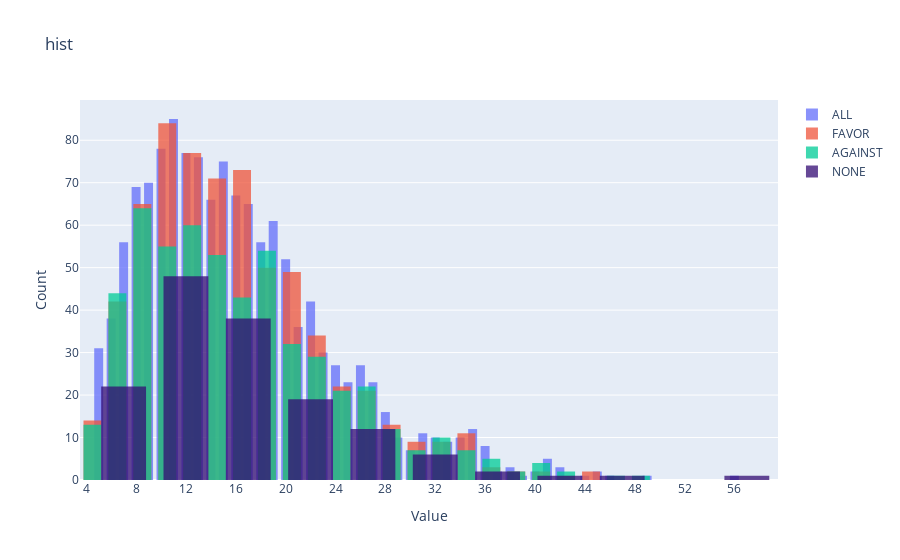

The notebook cell this image was saved under:
### Code cell
import plotly.graph_objects as go

fig = go.Figure()
fig.add_trace(
    go.Histogram(
        x = all_df,
        opacity=0.75,
        name="ALL"
    )
)
fig.add_trace(
    go.Histogram(
        x = pro_df,
        opacity=0.75,
        name="FAVOR"
    )
)
fig.add_trace(
    go.Histogram(
        x = against_df,
        opacity=0.75,
        name="AGAINST"
    )
)
fig.add_trace(
    go.Histogram(
        x = none_df,
        marker_color='#330C73',
        opacity=0.75,
        name="NONE"
    )
)

fig.update_layout(
    xaxis = dict(
        tick0 = 0,
        dtick = 4
    ),
)

fig.update_layout(
    barmode='overlay',
    title_text = "hist",
    xaxis_title_text='Value', # xaxis label
    yaxis_title_text='Count', # yaxis label
    bargap=0.2,
    bargroupgap=0.1
)

### Figure 1 — Plotly figure (JSON) as saved in the notebook; plotly's stock layout.template omitted (floating-point values rounded to 4 significant figures; data arrays with more than 128 entries replaced by an {"elided": "..."} marker saying what was removed)
{"data": [{"name": "ALL", "opacity": 0.75, "type": "histogram", "x": {"elided": "1345 int values"}}, {"name": "FAVOR", "opacity": 0.75, "type": "histogram", "x": {"elided": "654 int values"}}, {"name": "AGAINST", "opacity": 0.75, "type": "histogram", "x": {"elided": "541 int values"}}, {"marker": {"color": "#330C73"}, "name": "NONE", "opacity": 0.75, "type": "histogram", "x": {"elided": "150 int values"}}], "layout": {"bargap": 0.2, "bargroupgap": 0.1, "barmode": "overlay", "title": {"text": "hist"}, "xaxis": {"dtick": 4, "tick0": 0, "title": {"text": "Value"}}, "yaxis": {"title": {"text": "Count"}}}}
